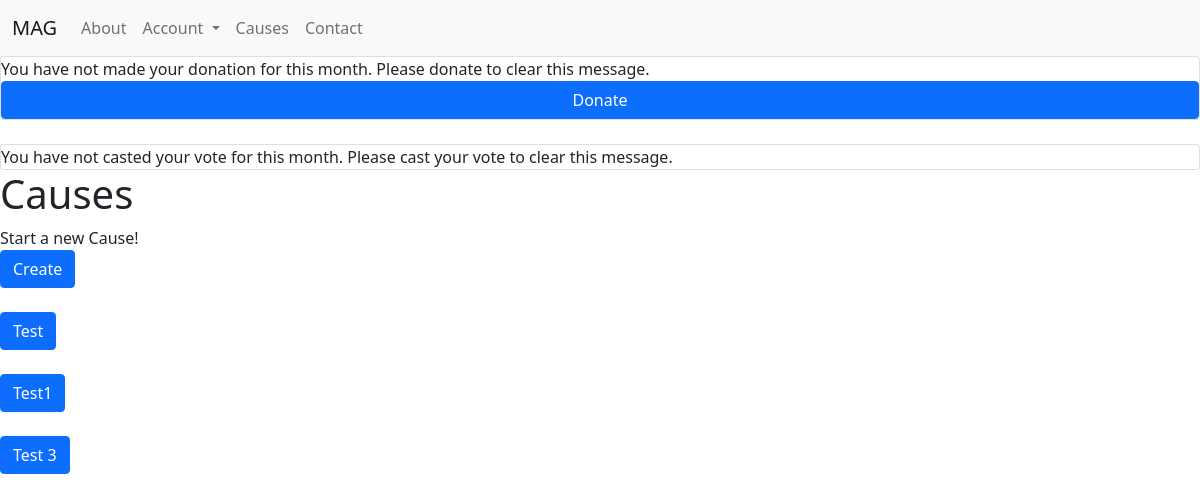
The page /causes (signed in) on the database as committed earlier.
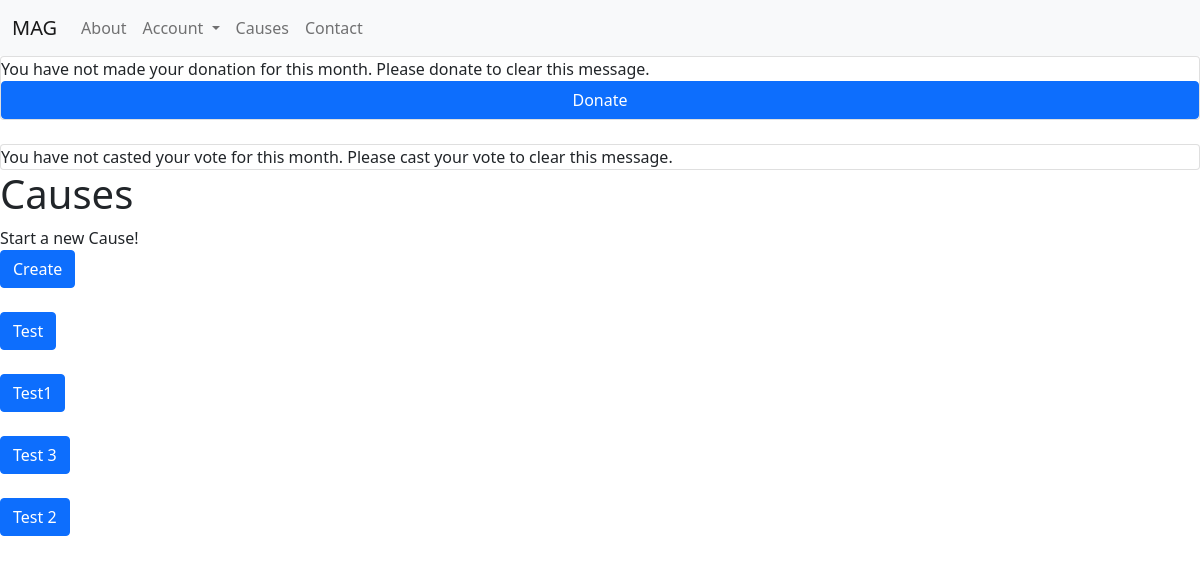
The same page on the database as committed later.
### main/models.py (models this page shows)
class Cause(models.Model):
    name = models.CharField(max_length=128)
    category = models.CharField(max_length=32)
    brief_description = models.CharField(max_length=225)
    country = models.CharField(max_length=32)
    state = models.CharField(max_length=32)
    city = models.CharField(max_length=32)
    address = models.CharField(max_length=255, blank=True)
    duration = models.IntegerField(default=0)
    detail_description = models.TextField()
    cost = models.FloatField()
    cost_breakdown = models.TextField()
    expiration = models.IntegerField(blank=True)
    investigated = models.BooleanField(default=False)
    investigator = models.ForeignKey(settings.AUTH_USER_MODEL, blank=True, on_delete=models.SET_NULL, null=True, related_name = 'investigator')
    investigation_note = models.CharField(blank=True, max_length=255)
    approved = models.BooleanField(default=False)
    approver = models.ForeignKey(settings.AUTH_USER_MODEL, blank=True, on_delete=models.SET_NULL, null=True, related_name = 'approver')
    approved_date = models.DateTimeField(blank=True, null=True)
    creator = models.ForeignKey(settings.AUTH_USER_MODEL, on_delete=models.SET_NULL, null=True)
    backers = models.ManyToManyField(settings.AUTH_USER_MODEL, blank=True, related_name = 'backers')
    voters = models.ManyToManyField(settings.AUTH_USER_MODEL, blank=True, related_name = 'voters')
    votes = models.IntegerField(blank=True, default=0)
    completed = models.BooleanField(default=False)
    closed = models.BooleanField(default=False)
    closed_note = models.TextField(blank=True)
    closer = models.ForeignKey(settings.AUTH_USER_MODEL, blank=True, on_delete=models.SET_NULL, null=True, related_name = 'closer')
    closed_date = models.DateTimeField(blank=True, null=True)
    supervisor = models.ForeignKey(settings.AUTH_USER_MODEL, blank=True, on_delete=models.SET_NULL, null=True, related_name = 'supervisor')
    coordinator = models.ForeignKey(settings.AUTH_USER_MODEL, blank=True, on_delete=models.SET_NULL, null=True, related_name = 'coordinator')
    volunteers = models.ManyToManyField(settings.AUTH_USER_MODEL, blank=True, related_name = 'volunteers')
    status = models.CharField(max_length=32)
    date_added = models.DateTimeField(auto_now_add=True)
    slug = models.SlugField(max_length=128)

### main/views.py (the view)
# urls.py: path("causes", views.causes, name="causes"),
def causes(request):
    causes = Cause.objects.all()
    context = {
        'causes': causes
    }
    return render(request, "main/causes.html", context)

### main/templates/main/causes.html (shortened to what this page needs)
{% extends "main/layout.html" %}
{% block body %}
    <main id="">
        <h1>
            Causes
        </h1>
        <div>
            Start a new Cause!
            <div>
                <a class="btn btn-primary" href="{% url 'new-cause' %}">
                    Create
                </a>
            </div>
        </div>
        <br>
        <div>
        {% for cause in causes %}
            <div>
                <a class="btn btn-primary" href="{% url 'cause' cause.slug %}">
                    {{ cause.name }}
                </a>
            </div>
            <br>
        {% endfor %}
        </div>
    </main>
{% endblock %}

Rows that differ between the two databases and show on the page:
added Cause: name "Test 2"
